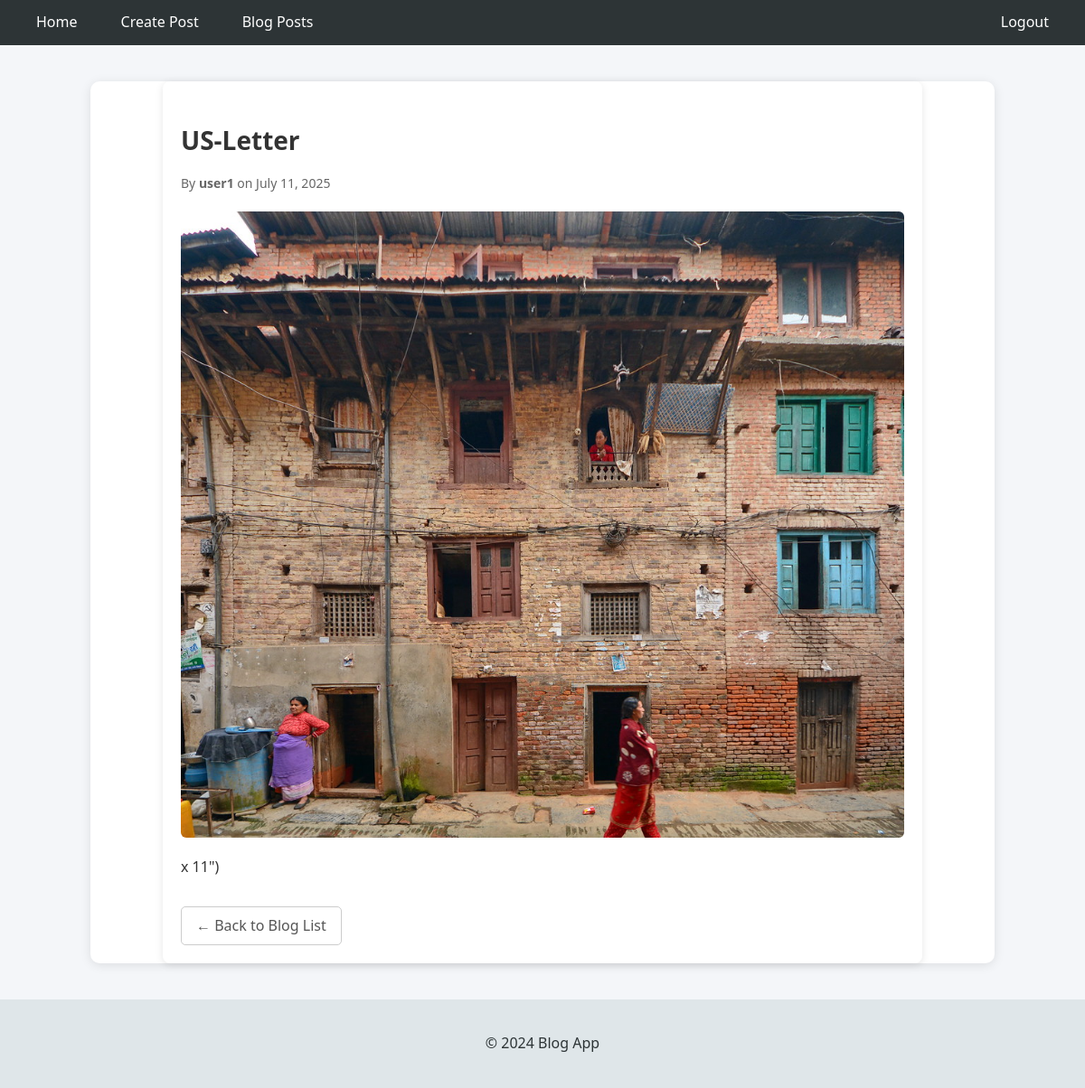
/blog/8/ (signed in), run on the app's committed database.
### blog_post/models.py (models this page shows, shortened)
class BlogPost(models.Model):
    title = models.CharField(max_length=200)
    content = models.TextField()
    image = models.ImageField(upload_to='blog_images/', blank=True, null=True)
    created_at = models.DateTimeField(auto_now_add=True)
    updated_at = models.DateTimeField(auto_now=True)
    author = models.ForeignKey(User, on_delete=models.CASCADE, default=None)
    class Meta:
        ordering = ['-created_at']

### blog_post/views.py (the view)
# urls.py: path('blog/<int:pk>/', views.blog_post_detail, name='BlogPostDetail'),
@login_required(login_url='login')
def blog_post_detail(request, pk):
    try:
        post = BlogPost.objects.get(pk=pk)
    except BlogPost.DoesNotExist:
        return HttpResponse("Blog post not found.", status=404)
    context = {'post': post}
    return render(request, 'blog_details.html', context)

### templates/blog_details.html (shortened to what this page needs)
{% extends "base.html" %}
{% block content %}
<div style="max-width: 800px; margin: auto; padding: 20px; box-shadow: 0 2px 8px rgba(0,0,0,0.1); border-radius: 8px; background-color: #fff;">
    <h2 style="font-size: 28px; font-weight: bold; margin-bottom: 10px;">{{ post.title }}</h2>
    <p style="color: #666; font-size: 14px; margin-bottom: 20px;">
        By <strong>{{ post.author.username }}</strong> on {{ post.created_at|date:"F d, Y" }}
    </p>
    {% if post.image %}
        <img src="{{ post.image.url }}" alt="Blog Image" style="width: 100%; height: auto; margin-bottom: 20px; border-radius: 6px;" />
    {% endif %}
    <p style="font-size: 16px; line-height: 1.6; color: #333;">{{ post.content }}</p>
    <div style="margin-top: 30px;">
        <a href="{% url 'BlogPostList' %}" style="text-decoration: none; color: #555; padding: 8px 16px; border: 1px solid #ccc; border-radius: 5px; display: inline-block;">← Back to Blog List</a>
    </div>
</div>
{% endblock %}

### static/css/style.css (style rules this page uses)
body { margin: 0; font-family: 'Segoe UI', 'Roboto', sans-serif; background-color: #f4f6f9; color: #333; line-height: 1.6; }
a { text-decoration: none; color: inherit; }
img { max-width: 100%; display: block; }

### data on the page
BlogPost: title "US-Letter", author.username "user1", created_at "July 11, 2025", image (picture), content "x 11\")"
